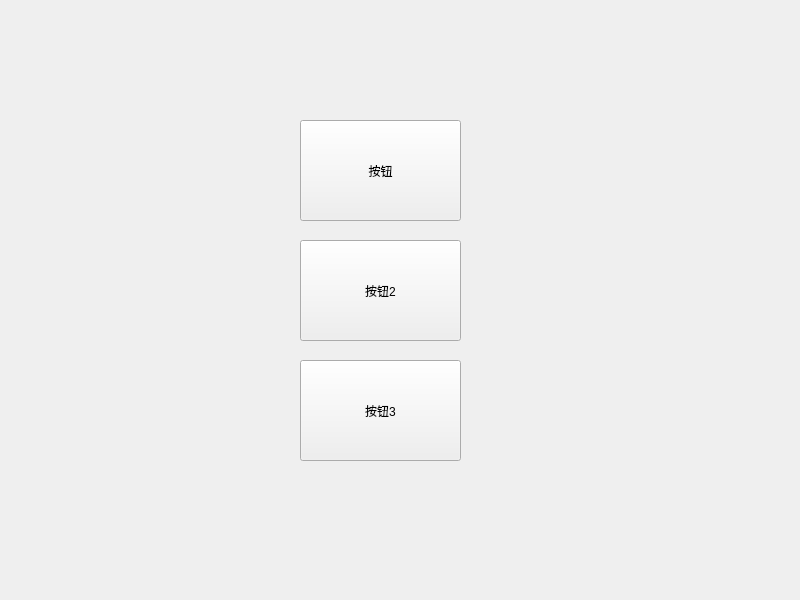
<?xml version="1.0" encoding="UTF-8"?>
<ui version="4.0">
 <class>Widget</class>
 <widget class="QWidget" name="Widget">
  <property name="geometry">
   <rect>
    <x>0</x>
    <y>0</y>
    <width>800</width>
    <height>600</height>
   </rect>
  </property>
  <property name="windowTitle">
   <string>Widget</string>
  </property>
  <widget class="QPushButton" name="pushButton">
   <property name="geometry">
    <rect>
     <x>300</x>
     <y>120</y>
     <width>161</width>
     <height>101</height>
    </rect>
   </property>
   <property name="text">
    <string>按钮</string>
   </property>
  </widget>
  <widget class="QPushButton" name="pushButton_2">
   <property name="geometry">
    <rect>
     <x>300</x>
     <y>240</y>
     <width>161</width>
     <height>101</height>
    </rect>
   </property>
   <property name="text">
    <string>按钮2</string>
   </property>
  </widget>
  <widget class="QPushButton" name="pushButton_3">
   <property name="geometry">
    <rect>
     <x>300</x>
     <y>360</y>
     <width>161</width>
     <height>101</height>
    </rect>
   </property>
   <property name="text">
    <string>按钮3</string>
   </property>
  </widget>
 </widget>
 <resources/>
 <connections/>
</ui>
